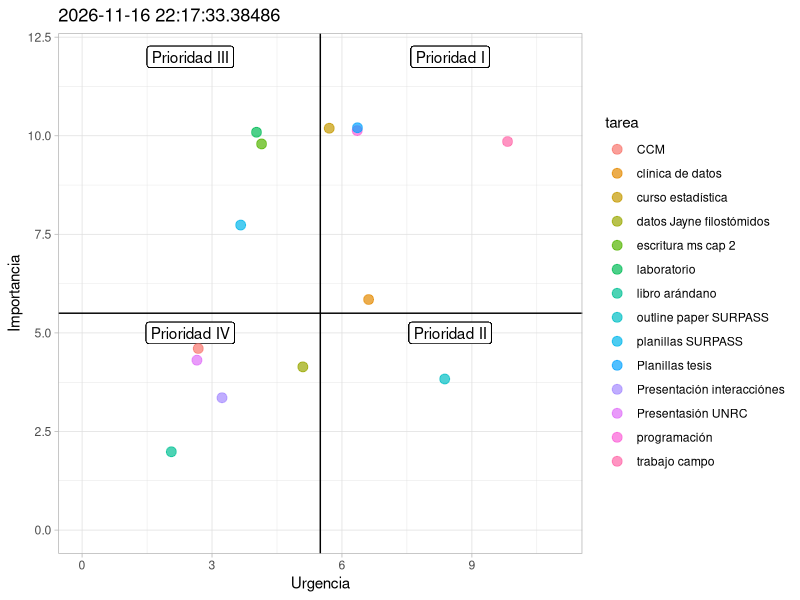

The R script that drew this image:
## ---- chunk 1
knitr::opts_chunk$set(echo = F, warning = F, message = F)
## ---- chunk 2

library(tibble)

# Escala de importancia va de 0 - 10

tareas <- tribble(
     ~ tarea, ~ importancia, ~ urgencia,
     "trabajo campo", 10, 10,
     "planillas SURPASS", 8, 4,
     "clínica de datos", 6, 7,
     "curso estadística", 10, 6,
     "programación", 10, 6,
     "datos Jayne filostómidos", 4, 5,
     "laboratorio", 10, 4,
     "escritura ms cap 2", 10, 4,
     "Planillas tesis", 10, 6,
     "Presentasión UNRC", 4, 3,
     "CCM", 5, 3,
     "Presentación interacciónes", 3, 3,
     "outline paper SURPASS", 4, 8,
     "libro arándano", 2, 2
)

library(ggplot2)


ggplot(tareas, aes(urgencia, importancia)) +
     xlim(c(0, 11)) + ylim(c(0, 12)) +
        geom_vline(xintercept = mean(1:10)) +
        geom_hline(yintercept = mean(1:10)) +
        geom_label(x = mean(0:5.5), y = 12, label = "Prioridad III") +
        geom_label(x = mean(0:5.5), y = 5, label = "Prioridad IV") +
        geom_label(x = mean(5.5:12), y = 12, label = "Prioridad I") +
        geom_label(x = mean(5.5:12), y = 5, label = "Prioridad II") + 
        geom_jitter(aes(color = tarea), size = 3, alpha = 0.7) + 
        theme_light() +
        labs(x = "Urgencia", y = "Importancia") +
        ggtitle(label = paste(Sys.time()))
        
